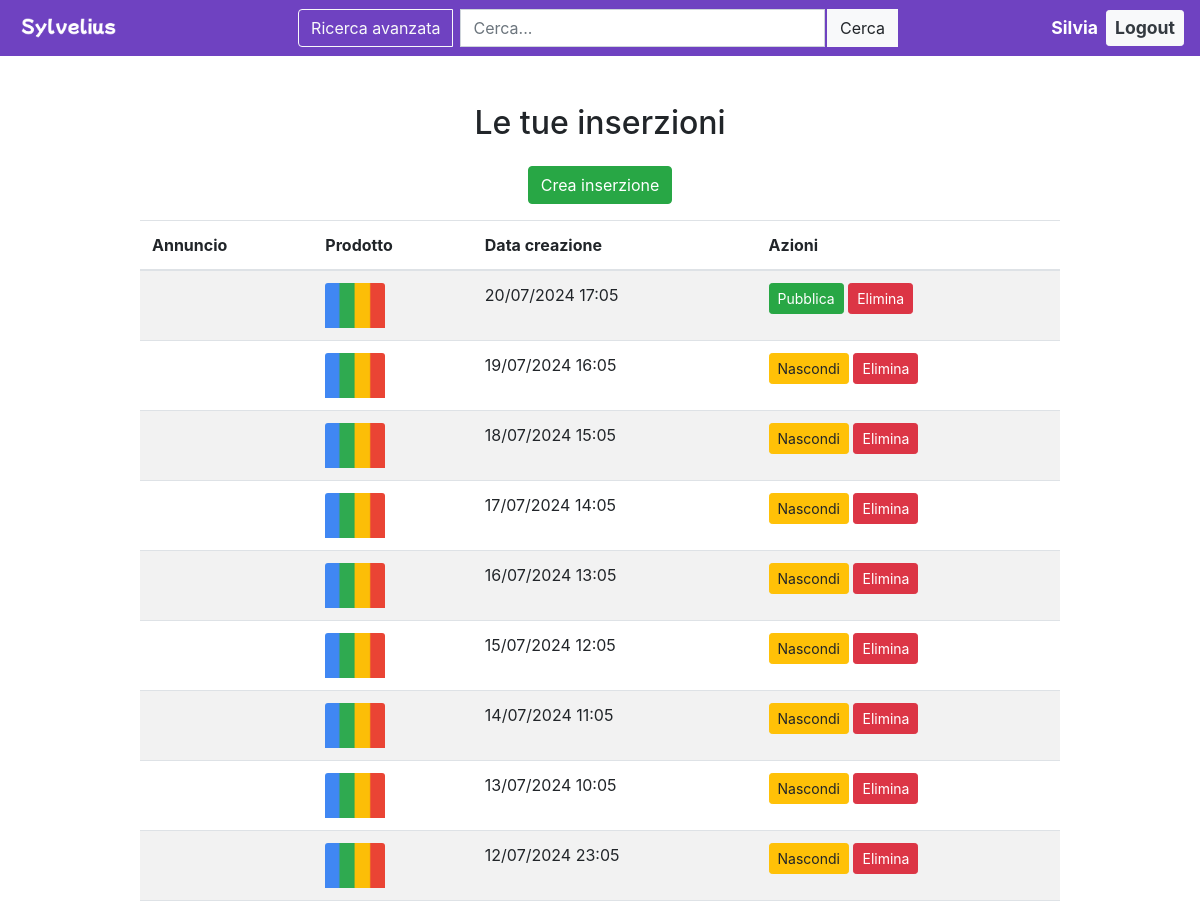
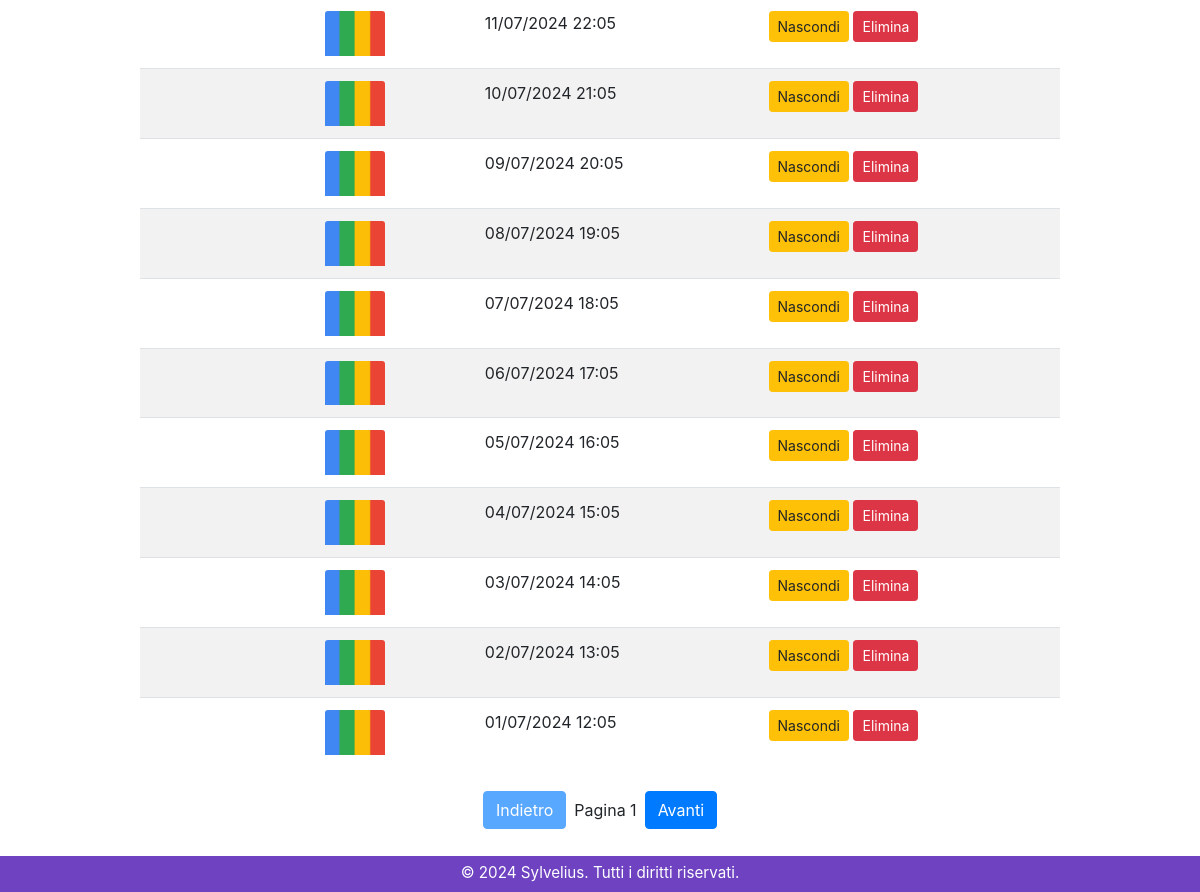
The page /account/profile/creazioni/ (signed in) on the database as committed earlier (2 pictures, top to bottom).
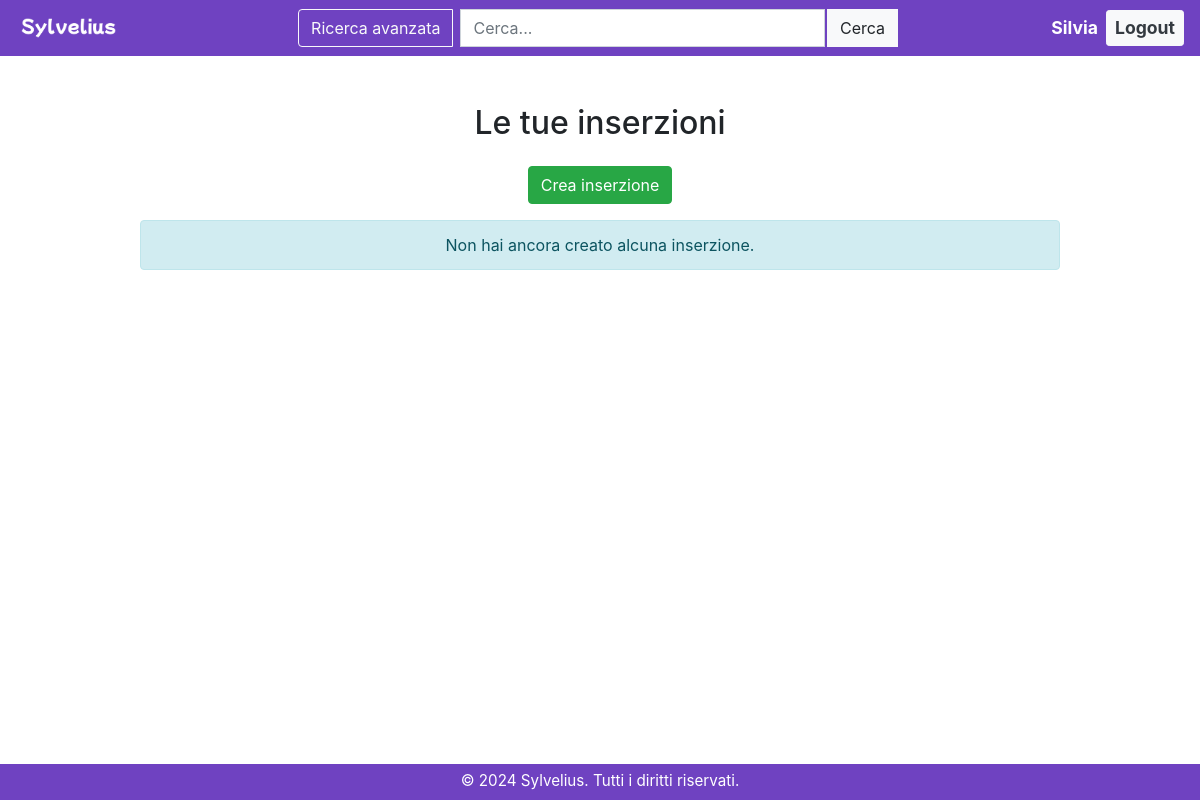
The same page on the database as committed later.
### sylvelius/models.py (models this page shows, shortened)
class Creazione(models.Model):
    utente = models.ForeignKey('auth.User', on_delete=models.CASCADE, related_name='creazioni')
    annuncio = models.ForeignKey(Annuncio, on_delete=models.CASCADE, related_name='creazioni')
    data_creazione = models.DateTimeField(auto_now_add=True)

### sylvelius/views.py (the view)
# urls.py: path("account/profile/creazioni/", views.ProfiloCreazioniPageView.as_view(), name="profile_creazioni"),
class ProfiloCreazioniPageView(LoginRequiredMixin, TemplateView):
    template_name = "sylvelius/profile_creazioni.html"
    login_url = reverse_lazy('sylvelius:login')
    def get_context_data(self, **kwargs):
        context = super().get_context_data(**kwargs)
        utente = self.request.user
        context['user'] = utente
        creazioni_list = Creazione.objects.filter(utente=utente).order_by('-data_creazione')
        paginator = Paginator(creazioni_list, 20)  # 20 creazioni per pagina
        page_number = self.request.GET.get('page')
        page_obj = paginator.get_page(page_number)
        context['creazioni'] = page_obj.object_list
        context['page'] = page_obj.number
        context['has_next'] = page_obj.has_next()
        context['has_previous'] = page_obj.has_previous()
        context['request'] = self.request
        return context

### sylvelius/templates/sylvelius/profile_creazioni.html (shortened to what this page needs)
{% extends "sylvelius/home.html" %}
{% load static %}
{% block middle %}
<div class="container mt-5 mb-5">
    <div class="row justify-content-center">
        <div class="col-md-10">
            <h2 class="mb-4">Le tue inserzioni</h2>
            <a href="{% url 'sylvelius:crea_annuncio' %}" class="btn btn-success mb-3">Crea inserzione</a>
            {% if creazioni %}
                <table class="table table-striped">
                    <thead>
                        <tr>
                            <th>Annuncio</th>
                            <th>Prodotto</th>
                            <th>Data creazione</th>
                            <th>Azioni</th>
                        </tr>
                    </thead>
                    <tbody>
                        {% for creazione in creazioni %}
                        <tr>
                            <td>
                            </td>
                            <td>
                                <img
                                    data-prodotto-id="{{ creazione.annuncio.prodotto.id }}"
                                    class="card-img-top immagine-asincrona"
                                    alt="{{ creazione.annuncio.prodotto.nome }}"
                                    src="{% static 'img/default_loading.png' %}"
                                    style="max-width: 60px; max-height: 60px;"
                                >
                            </td>
                            <td>{{ creazione.data_creazione|date:"d/m/Y H:i" }}</td>
                            <td>
                                <form action="{% url 'sylvelius:nascondi_annuncio' creazione.annuncio.id %}?page={{ page }}" method="post" style="display:inline;">
                                    {% if creazione.annuncio.is_published %}
                                        <button type="submit" class="btn btn-warning btn-sm" onclick="return confirm('Sei sicuro di voler nascondere questa inserzione? Chiunque abbia ordinato il prodotto avrà comunque il diritto di riceverlo. ');">Nascondi</button>
                                    {% else %}
                                        <button type="submit" class="btn btn-success btn-sm" >Pubblica</button>
                                    {% endif %}
                                </form>
                                <form action="{% url 'sylvelius:elimina_annuncio' creazione.id %}?page={{ page }}" method="post" style="display:inline;">
                                    <button type="submit" class="btn btn-danger btn-sm" onclick="return confirm('Sei sicuro di voler eliminare questa inserzione? Chiunque abbia ordinato il prodotto avrà comunque il diritto di riceverlo.');">Elimina</button>
                                </form>
                            </td>
                        </tr>
                        {% endfor %}
                    </tbody>
                </table>
                {% include "_btn_paginazione.html" %}
            {% else %}
                <div class="alert alert-info">Non hai ancora creato alcuna inserzione.</div>
            {% endif %}
        </div>
    </div>
</div>
{% endblock %}

Rows that differ between the two databases and show on the page:
removed Creazione: data_creazione "20/07/2024 17:05", shows "Pubblica"
removed Creazione: data_creazione "19/07/2024 16:05", shows "Nascondi"
removed Creazione: data_creazione "18/07/2024 15:05", shows "Nascondi"
removed Creazione: data_creazione "17/07/2024 14:05", shows "Nascondi"
removed Creazione: data_creazione "16/07/2024 13:05", shows "Nascondi"
removed Creazione: data_creazione "15/07/2024 12:05", shows "Nascondi"
removed Creazione: data_creazione "14/07/2024 11:05", shows "Nascondi"
removed Creazione: data_creazione "13/07/2024 10:05", shows "Nascondi"
removed Creazione: data_creazione "12/07/2024 23:05", shows "Nascondi"
removed Creazione: data_creazione "11/07/2024 22:05", shows "Nascondi"
removed Creazione: data_creazione "10/07/2024 21:05", shows "Nascondi"
removed Creazione: data_creazione "09/07/2024 20:05", shows "Nascondi"
removed Creazione: data_creazione "08/07/2024 19:05", shows "Nascondi"
removed Creazione: data_creazione "07/07/2024 18:05", shows "Nascondi"
removed Creazione: data_creazione "06/07/2024 17:05", shows "Nascondi"
removed Creazione: data_creazione "05/07/2024 16:05", shows "Nascondi"
removed Creazione: data_creazione "04/07/2024 15:05", shows "Nascondi"
removed Creazione: data_creazione "03/07/2024 14:05", shows "Nascondi"
removed Creazione: data_creazione "02/07/2024 13:05", shows "Nascondi"
removed Creazione: data_creazione "01/07/2024 12:05", shows "Nascondi"
Other text that changed with them:
{{ page }}: "1" → (not shown)
text no longer shown: "Annuncio Prodotto Data creazione Azioni Indietro Pagina Avanti"
text now shown: "Non hai ancora creato alcuna inserzione."
